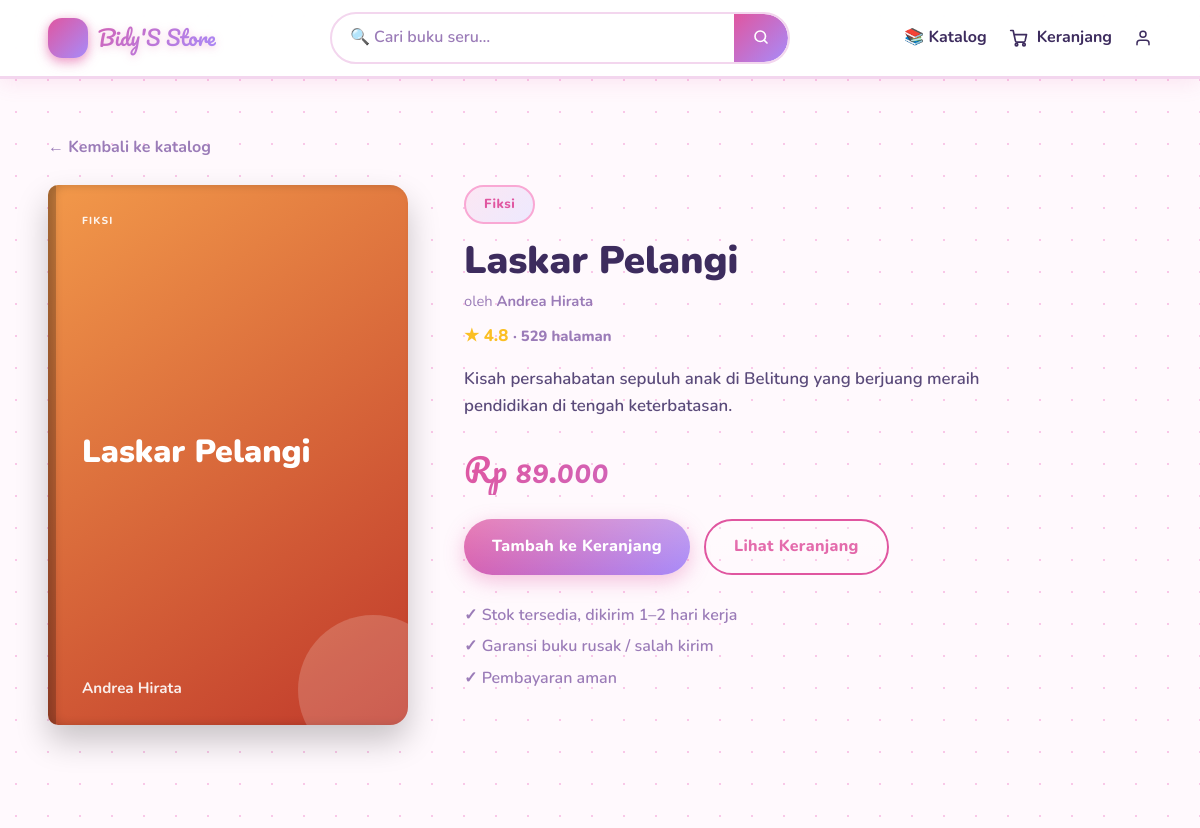
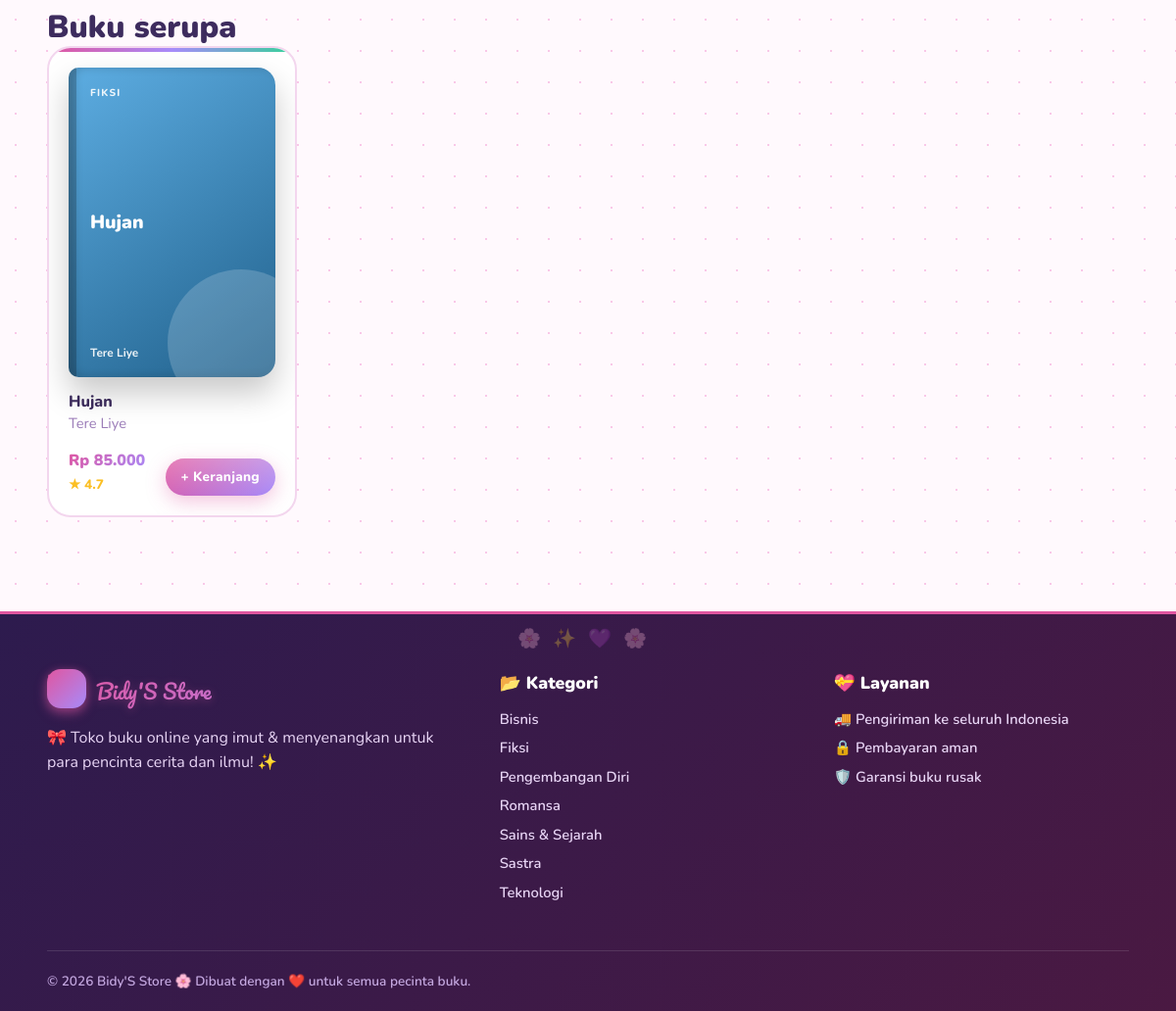
/buku/1, run on the app's committed database (2 pictures, top to bottom).
### tables this page shows
CREATE TABLE books (
            id INTEGER PRIMARY KEY AUTOINCREMENT,
            title TEXT NOT NULL,
            author TEXT NOT NULL,
            category TEXT NOT NULL DEFAULT '',
            price INTEGER NOT NULL DEFAULT 0,
            rating REAL NOT NULL DEFAULT 0,
            pages INTEGER NOT NULL DEFAULT 0,
            c1 TEXT NOT NULL DEFAULT '#333',
            c2 TEXT NOT NULL DEFAULT '#111',
            description TEXT NOT NULL DEFAULT '',
            cover_image TEXT DEFAULT NULL,
            created_at TIMESTAMP DEFAULT CURRENT_TIMESTAMP
        );

### app.py (the view)
@app.route("/buku/<int:book_id>")
def detail(book_id):
    book = get_book(book_id) or abort(404)
    all_books = get_all_books()
    related = [b for b in all_books if b["category"] == book["category"] and b["id"] != book_id][:4]
    return render_template("detail.html", book=book, related=related)

### app.py (called while the page is built)
def get_db():
    if "db" not in g:
        g.db = sqlite3.connect(DB_PATH)
        g.db.row_factory = sqlite3.Row
    return g.db

def rupiah(value):
    return "Rp " + f"{int(value):,}".replace(",", ".")

def get_all_books():
    db = get_db()
    return [dict(row) for row in db.execute("SELECT * FROM books ORDER BY id").fetchall()]

def get_book(book_id):
    db = get_db()
    row = db.execute("SELECT * FROM books WHERE id = ?", (book_id,)).fetchone()
    return dict(row) if row else None

def get_categories():
    db = get_db()
    rows = db.execute("SELECT DISTINCT category FROM books ORDER BY category").fetchall()
    return [r["category"] for r in rows]

def get_cart():
    return session.setdefault("cart", {})

@app.context_processor
def inject_globals():
    return {
        "cart_count": sum(get_cart().values()),
        "categories": get_categories(),
        "is_admin": session.get("is_admin", False),
    }

### templates/detail.html (shortened to what this page needs)
{% extends "base.html" %}
{% block content %}
<section class="container section">
  <a href="{{ url_for('home') }}#katalog" class="back">← Kembali ke katalog</a>
  <div class="detail">
    <div class="cover cover-big {% if book.cover_image %}cover-has-img{% endif %}" style="--c1: {{ book.c1 }}; --c2: {{ book.c2 }};">
      {% if book.cover_image %}
      <img src="{{ url_for('static', filename='uploads/' + book.cover_image) }}" alt="{{ book.title }}" class="cover-img">
      {% else %}
      <span class="cover-cat">{{ book.category }}</span>
      <span class="cover-title">{{ book.title }}</span>
      <span class="cover-author">{{ book.author }}</span>
      {% endif %}
    </div>
    <div class="detail-info">
      <span class="pill">{{ book.category }}</span>
      <h1>{{ book.title }}</h1>
      <p class="muted">oleh <strong>{{ book.author }}</strong></p>
      <div class="rating big">★ {{ book.rating }} <span class="muted">· {{ book.pages }} halaman</span></div>
      <p class="desc">{{ book.description }}</p>
      <div class="price-big">{{ book.price|rupiah }}</div>
      <form action="{{ url_for('cart_add', book_id=book.id) }}" method="post" class="detail-actions">
        <button class="btn" type="submit">Tambah ke Keranjang</button>
        <a href="{{ url_for('cart') }}" class="btn btn-ghost">Lihat Keranjang</a>
      </form>
      <ul class="perks">
        <li>✓ Stok tersedia, dikirim 1–2 hari kerja</li>
        <li>✓ Garansi buku rusak / salah kirim</li>
        <li>✓ Pembayaran aman</li>
      </ul>
    </div>
  </div>
</section>
{% if related %}
<section class="container section">
  <h2>Buku serupa</h2>
  <div class="grid">
    {% for b in related %}{% include "_card.html" %}{% endfor %}
  </div>
</section>
{% endif %}
{% endblock %}

### templates/_card.html
<article class="card">
  <a href="{{ url_for('detail', book_id=b.id) }}" class="cover {% if b.cover_image %}cover-has-img{% endif %}" style="--c1: {{ b.c1 }}; --c2: {{ b.c2 }};">
    {% if b.cover_image %}
    <img src="{{ url_for('static', filename='uploads/' + b.cover_image) }}" alt="{{ b.title }}" class="cover-img">
    {% else %}
    <span class="cover-cat">{{ b.category }}</span>
    <span class="cover-title">{{ b.title }}</span>
    <span class="cover-author">{{ b.author }}</span>
    {% endif %}
  </a>
  <div class="card-body">
    <h3><a href="{{ url_for('detail', book_id=b.id) }}">{{ b.title }}</a></h3>
    <p class="muted">{{ b.author }}</p>
    <div class="card-foot">
      <div>
        <div class="price">{{ b.price|rupiah }}</div>
        <div class="rating">★ {{ b.rating }}</div>
      </div>
      <form action="{{ url_for('cart_add', book_id=b.id) }}" method="post">
        <button class="btn btn-small" type="submit">+ Keranjang</button>
      </form>
    </div>
  </div>
</article>

### data on the page
books: category "FIKSI", title "Laskar Pelangi", author "Andrea Hirata", category "Fiksi", rating "4.8", pages "529", description "Kisah persahabatan sepuluh anak di Belitung yang berjuang meraih pendidikan di tengah keterbatasan.", price|rupiah "Rp 89.000"
books: category "FIKSI", title "Hujan", author "Tere Liye", price|rupiah "Rp 85.000", rating "4.7"

### other printed values
{{ c }} "Bisnis" "Fiksi" "Pengembangan Diri" "Romansa" "Sains & Sejarah" "Sastra" "Teknologi"
